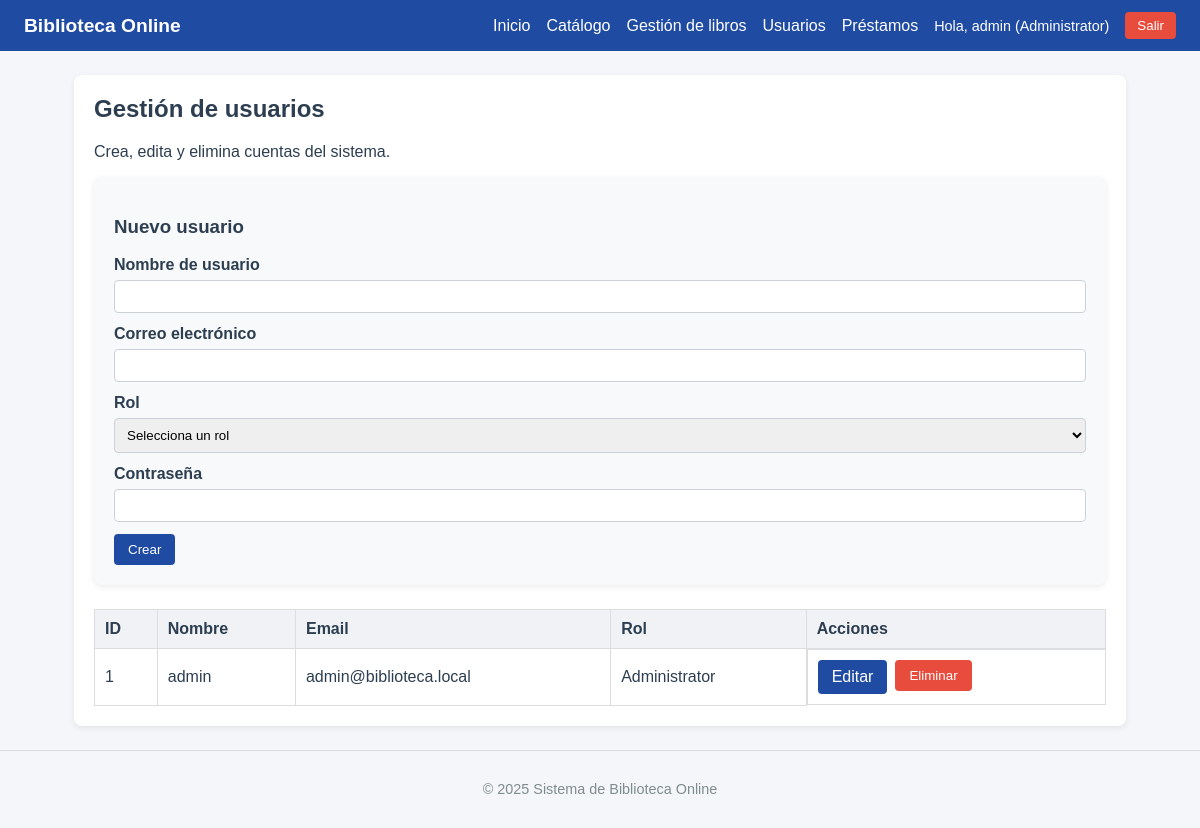
The page /users.php (signed in) on the database as committed earlier.
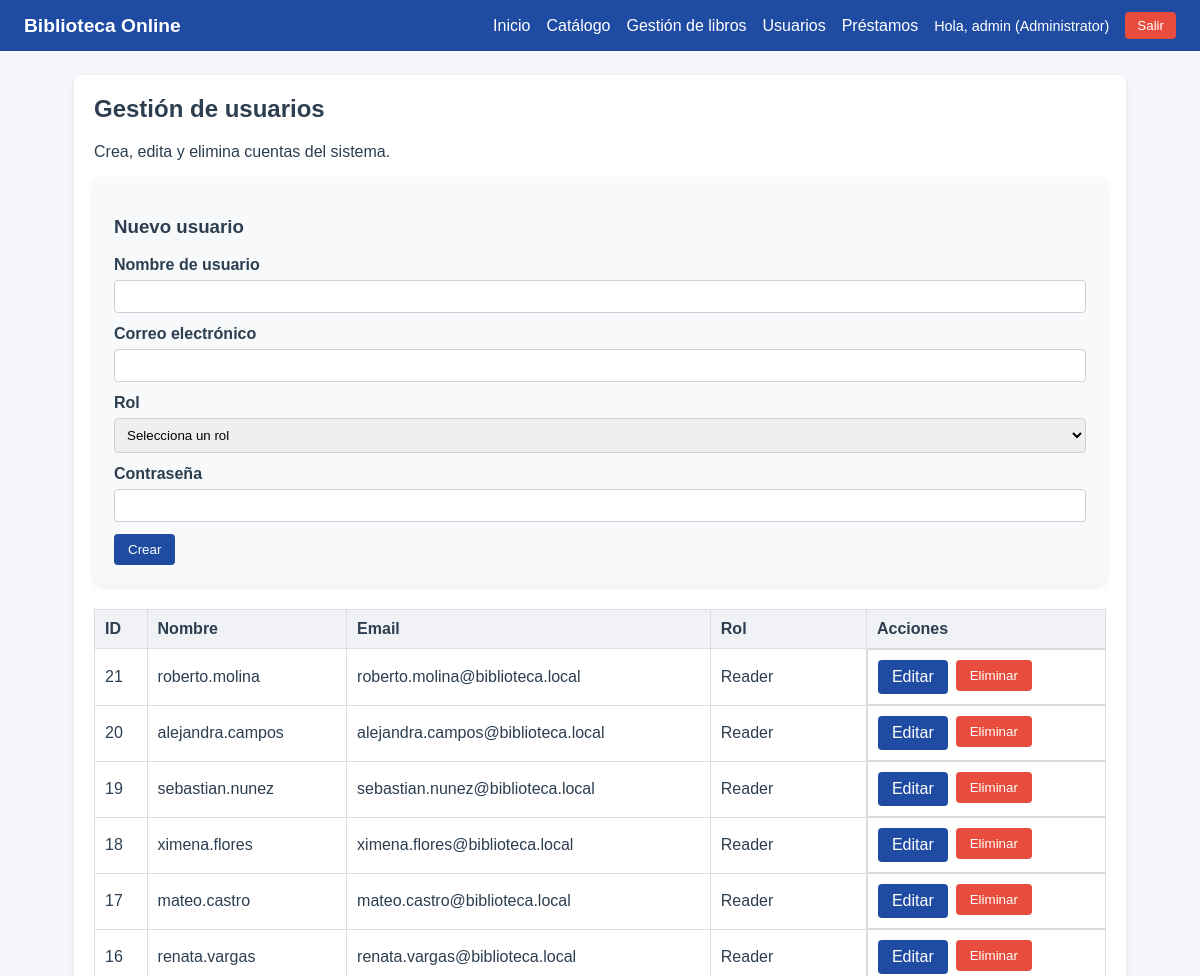
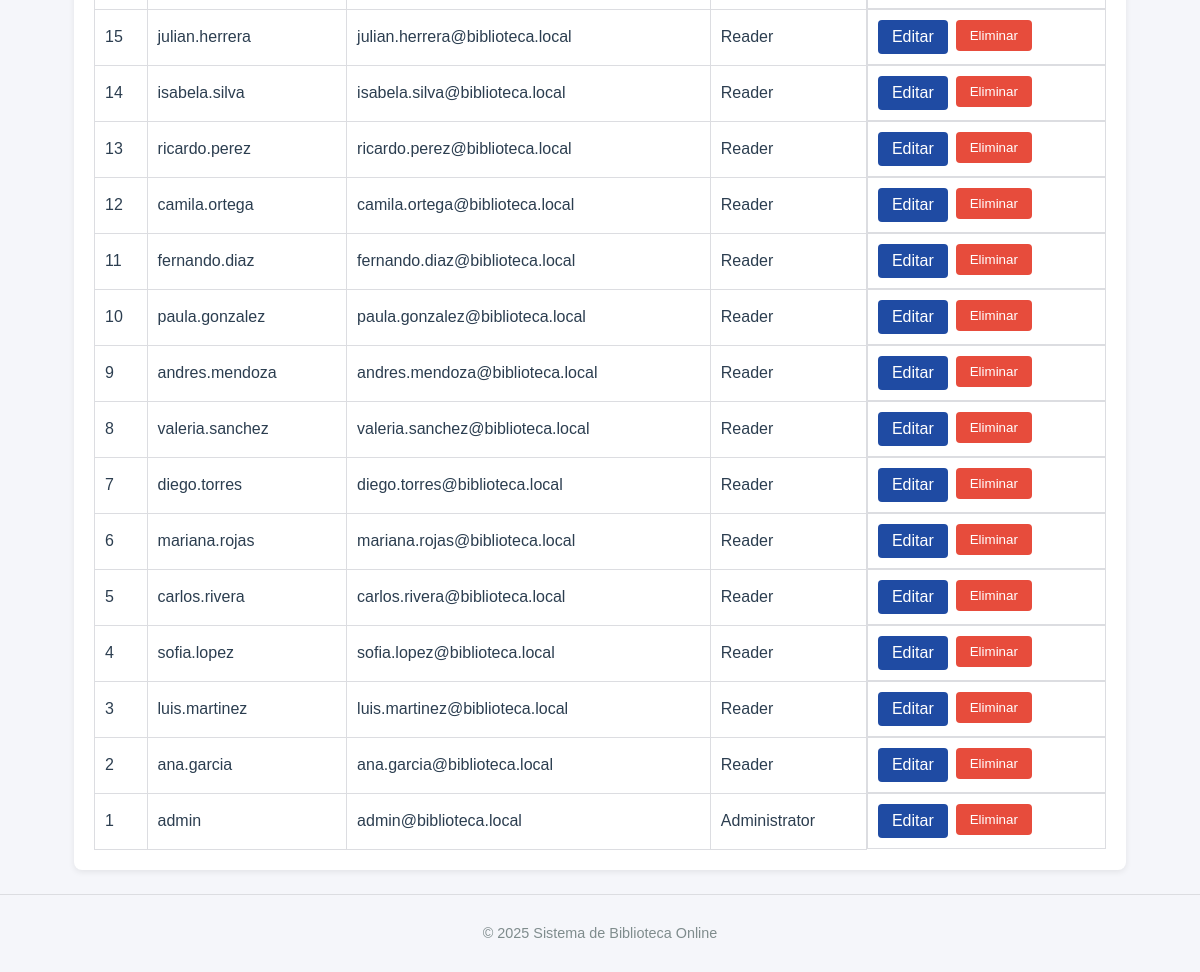
The same page on the database as committed later (2 pictures, top to bottom).
### tables this page shows
CREATE TABLE IF NOT EXISTS users (
  id INT AUTO_INCREMENT PRIMARY KEY,
  username VARCHAR(50) NOT NULL,
  email VARCHAR(100) UNIQUE NOT NULL,
  password VARCHAR(255) NOT NULL,
  role_id INT NOT NULL,
  FOREIGN KEY (role_id) REFERENCES roles(id)
);

CREATE TABLE IF NOT EXISTS roles (
  id INT AUTO_INCREMENT PRIMARY KEY,
  name VARCHAR(30) NOT NULL
);

### includes/auth.php (called while the page is built, shortened)
<?php
function current_user(): ?array
{
    return $_SESSION['user'] ?? null;
}
function user_has_role(string ...$roles): bool
{
    $user = current_user();
    return in_array($user['role'], $roles, true);
}

### users.php (the view, shortened to what this page needs)
<?php
require_once __DIR__ . '/includes/header.php';
$pdo = getPDO();
$editUser = null;
$users = $pdo->query('SELECT users.*, roles.name AS role_name FROM users INNER JOIN roles ON users.role_id = roles.id ORDER BY users.id DESC')->fetchAll();
?>
<div class="card">
    <h2>Gestión de usuarios</h2>
    <p>Crea, edita y elimina cuentas del sistema.</p>
    <div class="card" style="background-color:#f8f9fb;">
        <h3><?php echo $editUser ? 'Editar usuario' : 'Nuevo usuario'; ?></h3>
        <form method="POST" action="users.php">
            <div class="form-group">
                <label for="username">Nombre de usuario</label>
                <input type="text" id="username" name="username" value="<?php echo htmlspecialchars($editUser['username'] ?? ''); ?>" required>
            </div>
            <div class="form-group">
                <label for="email">Correo electrónico</label>
                <input type="email" id="email" name="email" value="<?php echo htmlspecialchars($editUser['email'] ?? ''); ?>" required>
            </div>
            <div class="form-group">
                <label for="role_id">Rol</label>
                <select id="role_id" name="role_id" required>
                    <option value="">Selecciona un rol</option>
                </select>
            </div>
            <div class="form-group">
                <label for="password">Contraseña <?php echo $editUser ? '(dejar en blanco para no cambiar)' : ''; ?></label>
                <input type="password" id="password" name="password" <?php echo $editUser ? '' : 'required'; ?>>
            </div>
            <button type="submit" class="button"><?php echo $editUser ? 'Actualizar' : 'Crear'; ?></button>
        </form>
    </div>
    <table class="table">
        <thead>
            <tr>
                <th>ID</th>
                <th>Nombre</th>
                <th>Email</th>
                <th>Rol</th>
                <th>Acciones</th>
            </tr>
        </thead>
        <tbody>
            <?php foreach ($users as $user): ?>
                <tr>
                    <td><?php echo (int) $user['id']; ?></td>
                    <td><?php echo htmlspecialchars($user['username']); ?></td>
                    <td><?php echo htmlspecialchars($user['email']); ?></td>
                    <td><?php echo htmlspecialchars($user['role_name']); ?></td>
                    <td class="actions">
                        <a class="button" href="users.php?edit=<?php echo (int) $user['id']; ?>">Editar</a>
                        <form method="POST" action="users.php" data-confirm="¿Eliminar usuario?">
                            <button type="submit" class="button button--danger">Eliminar</button>
                        </form>
                    </td>
                </tr>
            <?php endforeach; ?>
        </tbody>
    </table>
</div>
<?php require_once __DIR__ . '/includes/footer.php'; ?>

### includes/header.php (shortened to what this page needs)
<?php
require_once __DIR__ . '/auth.php';
$user = current_user();
?>
<!DOCTYPE html>
<html lang="es">
<head>
    <link rel="stylesheet" href="assets/css/style.css">
</head>
<body>
<header class="topbar">
    <div class="topbar__brand">Biblioteca Online</div>
    <?php if ($user): ?>
        <nav class="topbar__nav">
            <a href="dashboard.php">Inicio</a>
            <a href="catalog.php">Catálogo</a>
            <?php if (user_has_role('Administrator', 'Librarian')): ?>
                <a href="books.php">Gestión de libros</a>
            <?php endif; ?>
            <?php if (user_has_role('Administrator')): ?>
                <a href="users.php">Usuarios</a>
            <?php endif; ?>
            <a href="transactions.php">Préstamos</a>
            <span class="topbar__user">Hola, <?php echo htmlspecialchars($user['username']); ?> (<?php echo htmlspecialchars($user['role']); ?>)</span>
            <form class="topbar__logout" method="POST" action="logout.php">
                <button type="submit">Salir</button>
            </form>
        </nav>
    <?php endif; ?>
</header>
<main class="layout">

### includes/footer.php
</main>
<footer class="footer">
    <p>© <?php echo date('Y'); ?> Sistema de Biblioteca Online</p>
</footer>
</body>
</html>

### assets/css/style.css (style rules this page uses)
* { box-sizing: border-box; }
body { margin: 0; font-family: Arial, Helvetica, sans-serif; background-color: #f5f6fa; color: #2c3e50; }
a { color: #2c3e50; text-decoration: none; }
.topbar { display: flex; align-items: center; justify-content: space-between; padding: 12px 24px; background-color: #1f4ba3; color: #ffffff; }
.topbar__brand { font-weight: bold; font-size: 1.2rem; }
.topbar__nav { display: flex; align-items: center; gap: 16px; }
.topbar__nav a { color: #ffffff; font-weight: 500; }
.topbar__user { font-size: 0.9rem; }
.topbar__logout { margin: 0; }
.topbar__logout button { border: none; background-color: #e74c3c; color: #ffffff; padding: 6px 12px; border-radius: 4px; cursor: pointer; }
.layout { max-width: 1100px; margin: 24px auto; padding: 0 24px; }
.card { background-color: #ffffff; border-radius: 8px; box-shadow: 0 2px 6px rgba(0, 0, 0, 0.08); padding: 20px; margin-bottom: 24px; }
.card h2 { margin-top: 0; }
.table { width: 100%; border-collapse: collapse; margin-top: 12px; }
.table th, .table td { border: 1px solid #dcdde1; padding: 10px; text-align: left; }
.table th { background-color: #f0f2f5; }
.button { display: inline-block; background-color: #1f4ba3; color: #ffffff; padding: 8px 14px; border-radius: 4px; border: none; cursor: pointer; }
.button--danger { background-color: #e74c3c; }
.form-group { margin-bottom: 12px; }
.form-group label { display: block; font-weight: 600; margin-bottom: 6px; }
.form-group input, .form-group select { width: 100%; padding: 8px; border: 1px solid #ccd1d9; border-radius: 4px; }
.footer { text-align: center; padding: 16px 0; border-top: 1px solid #dcdde1; color: #7f8c8d; font-size: 0.9rem; }
.actions { display: flex; gap: 8px; }

Rows that differ between the two databases and show on the page:
added users: id "21", username "roberto.molina", email "roberto.molina@biblioteca.local", role.name "Reader"
added users: id "20", username "alejandra.campos", email "alejandra.campos@biblioteca.local", role.name "Reader"
added users: id "19", username "sebastian.nunez", email "sebastian.nunez@biblioteca.local", role.name "Reader"
added users: id "18", username "ximena.flores", email "ximena.flores@biblioteca.local", role.name "Reader"
added users: id "17", username "mateo.castro", email "mateo.castro@biblioteca.local", role.name "Reader"
added users: id "16", username "renata.vargas", email "renata.vargas@biblioteca.local", role.name "Reader"
added users: id "15", username "julian.herrera", email "julian.herrera@biblioteca.local", role.name "Reader"
added users: id "14", username "isabela.silva", email "isabela.silva@biblioteca.local", role.name "Reader"
added users: id "13", username "ricardo.perez", email "ricardo.perez@biblioteca.local", role.name "Reader"
added users: id "12", username "camila.ortega", email "camila.ortega@biblioteca.local", role.name "Reader"
added users: id "11", username "fernando.diaz", email "fernando.diaz@biblioteca.local", role.name "Reader"
added users: id "10", username "paula.gonzalez", email "paula.gonzalez@biblioteca.local", role.name "Reader"
added users: id "9", username "andres.mendoza", email "andres.mendoza@biblioteca.local", role.name "Reader"
added users: id "8", username "valeria.sanchez", email "valeria.sanchez@biblioteca.local", role.name "Reader"
added users: id "7", username "diego.torres", email "diego.torres@biblioteca.local", role.name "Reader"
added users: id "6", username "mariana.rojas", email "mariana.rojas@biblioteca.local", role.name "Reader"
added users: id "5", username "carlos.rivera", email "carlos.rivera@biblioteca.local", role.name "Reader"
added users: id "4", username "sofia.lopez", email "sofia.lopez@biblioteca.local", role.name "Reader"
added users: id "3", username "luis.martinez", email "luis.martinez@biblioteca.local", role.name "Reader"
added users: id "2", username "ana.garcia", email "ana.garcia@biblioteca.local", role.name "Reader"
